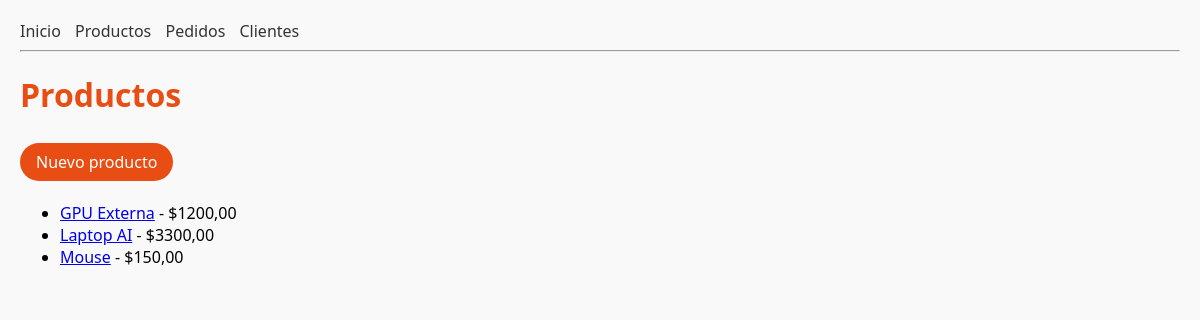
/productos/, run on an earlier commit of the app's database.
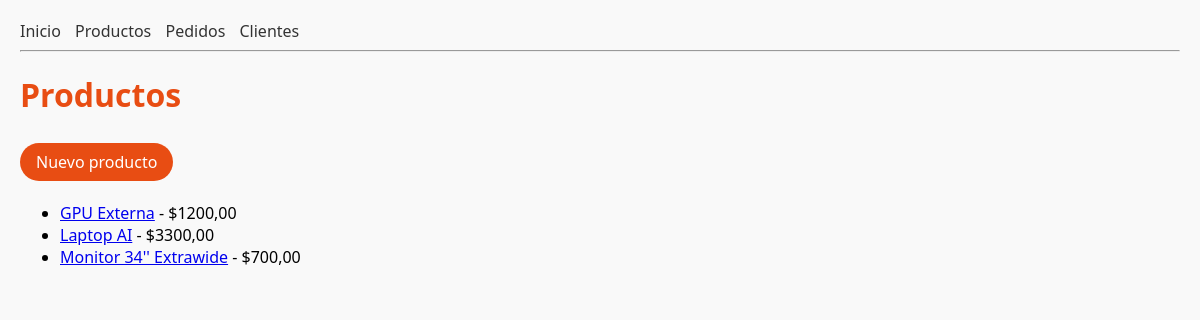
And on a later commit of the database.
### tienda/models.py (models this page shows, shortened)
class Producto(models.Model):
    nombre = models.CharField(max_length=100)
    descripcion = models.TextField()
    precio = models.DecimalField(max_digits=8, decimal_places=2)

### tienda/views.py (the view)
# urls.py: path("productos/",views.lista_productos, name="lista_productos"),
def lista_productos(request):
    productos = Producto.objects.all().order_by("nombre")
    return render(request, "tienda/lista_productos.html", {"productos": productos})

### tienda/templates/tienda/lista_productos.html (shortened to what this page needs)
{% extends "tienda/base.html" %}
{% block content %}
    <h1>Productos</h1>
    <p>
    <a href="{% url 'tienda:crear_producto' %}" class="btn primary">Nuevo producto</a>
    </p>
    <ul>
        {% for p in productos %}
            <li>
                <a href="{% url 'tienda:detalle_producto' p.pk %}" >{{ p.nombre }}</a>
                - ${{ p.precio|floatformat:2 }}
            </li>
        {% endfor %}
    </ul>
{% endblock %}

### tienda/templates/tienda/base.html (shortened to what this page needs)
{% load static %}
<html lang="es">
<head>
    <link rel="stylesheet" href="{% static 'css/main.css' %}">
</head>
<body>
    {% include "tienda/partials/navbar.html" %}
    <main>
        {% block content %}{% endblock %}
    </main>
</body>
</html>

### tienda/templates/tienda/partials/navbar.html
<nav>
    <a href="{% url 'tienda:home' %}">Inicio</a>
    <a href="{% url 'tienda:lista_productos' %}">Productos</a>
    <a href="{% url 'tienda:lista_pedidos' %}">Pedidos</a>
    <a href="{% url 'tienda:lista_clientes' %}">Clientes</a>
</nav>
<hr>

### tienda/static/css/main.css (style rules this page uses)
body { font-family: 'Segoe UI', sans-serif; margin: 20px; background-color: #f9f9f9; }
h1 { color: #e84d13; }
nav a { margin-right: 10px; text-decoration: none; color: #333; }
.btn { display: inline-block; padding: 8px 16px; margin: 5px 0; color: #fff; border-radius: 9999px; text-decoration: none; font-weight: 500; transition: background 0.3s, transform 0.2s; }
.primary { background-color: #e84d13; }

What changed in the data, as far as the page shows it:
removed Producto: nombre "Mouse", precio "150,00"
added Producto: nombre "Monitor 34'' Extrawide", precio "700,00"
